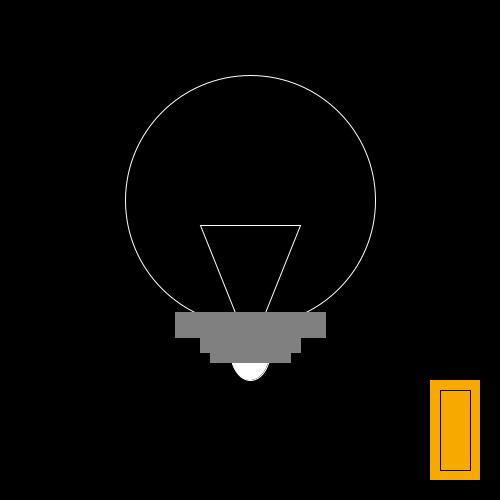
Frame 1 (no input)
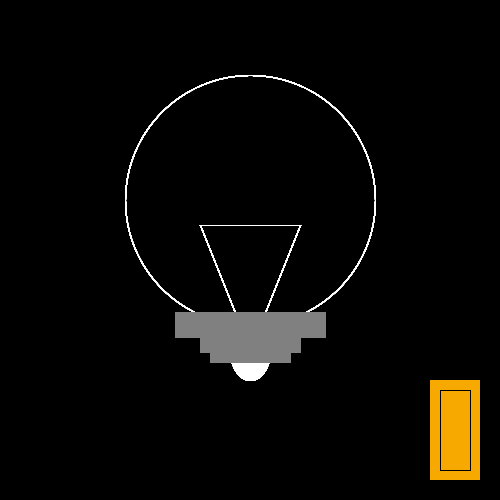
Frame 60 (the mouse pressed at the canvas centre just before this capture)
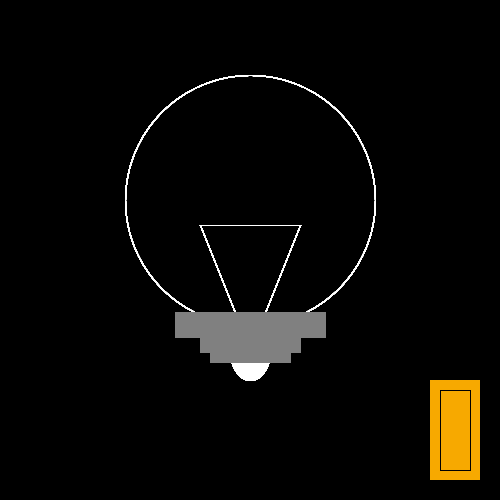
Frame 120 (the mouse held since frame 60 and released just before this capture)

The Processing sketch that drew these frames (run headless with seeded random() and noise(); from frame 60 on, the mouse is pressed at the canvas centre):

// Processing sketch: processing_67467
// ── processing_67467.pde

void setup() {
 size(500,500);
 background(0);
}

void draw() {
  stroke(255);
  noFill();
  quad(240,325,260,325,300,225,200,225);
  ellipse(250,200,250,250);
  fill(255);
  ellipse(250,350,40,60);
  fill(128);
  stroke(128);
  rectMode(CENTER);
  rect(250,325,150,25);
  rect(250,340,100,25);
  rect(250,350,80,25);
  fill(247,169,0);
  noStroke();
  rectMode(CORNERS);
  rect(430,380,480,480);
  noFill();
  stroke(0);
  rect(440,390,470,470);
}

void mousePressed() {
  if (mouseButton == LEFT) {
    stroke(255);
    fill(255,255,0);
    quad(240,325,260,325,300,225,200,225);
    ellipse(250,200,250,250);
    fill(255);
    ellipse(250,350,40,60);
    fill(128);
    stroke(128);
    rectMode(CENTER);
    rect(250,325,150,25);
    rect(250,340,100,25);
    rect(250,350,80,25);
  }
  if (mouseButton == RIGHT) {
    stroke(255);
    fill(0);
    quad(240,325,260,325,300,225,200,225);
    ellipse(250,200,250,250);
    fill(239,250,93);
    ellipse(250,350,40,60);
    fill(128);
    stroke(128);
    rectMode(CENTER);
    rect(250,325,150,25);
    rect(250,340,100,25);
    rect(250,350,80,25);
  }
}
